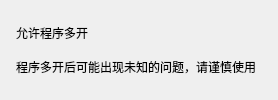
          <widget class="CardWidget" name="CardWidget_10">
           <property name="minimumSize">
            <size>
             <width>0</width>
             <height>70</height>
            </size>
           </property>
           <layout class="QHBoxLayout" name="horizontalLayout_10">
            <property name="leftMargin">
             <number>16</number>
            </property>
            <property name="topMargin">
             <number>16</number>
            </property>
            <property name="rightMargin">
             <number>16</number>
            </property>
            <property name="bottomMargin">
             <number>16</number>
            </property>
            <item>
             <layout class="QVBoxLayout" name="verticalLayout_15">
              <property name="spacing">
               <number>0</number>
              </property>
              <item>
               <widget class="StrongBodyLabel" name="StrongBodyLabel_10">
                <property name="sizePolicy">
                 <sizepolicy hsizetype="Expanding" vsizetype="Preferred">
                  <horstretch>0</horstretch>
                  <verstretch>0</verstretch>
                 </sizepolicy>
                </property>
                <property name="text">
                 <string>允许程序多开</string>
                </property>
               </widget>
              </item>
              <item>
               <widget class="CaptionLabel" name="CaptionLabel_9">
                <property name="text">
                 <string>程序多开后可能出现未知的问题，请谨慎使用</string>
                </property>
                <property name="lightColor" stdset="0">
                 <color alpha="150">
                  <red>0</red>
                  <green>0</green>
                  <blue>0</blue>
                 </color>
                </property>
                <property name="darkColor" stdset="0">
                 <color alpha="200">
                  <red>255</red>
                  <green>255</green>
                  <blue>255</blue>
                 </color>
                </property>
               </widget>
              </item>
             </layout>
            </item>
            <item>
             <widget class="SwitchButton" name="switch_multiple_programs" native="true">
              <property name="text" stdset="0">
               <string>不允许</string>
              </property>
              <property name="onText" stdset="0">
               <string>允许</string>
              </property>
              <property name="offText" stdset="0">
               <string>不允许</string>
              </property>
             </widget>
            </item>
           </layout>
          </widget>
